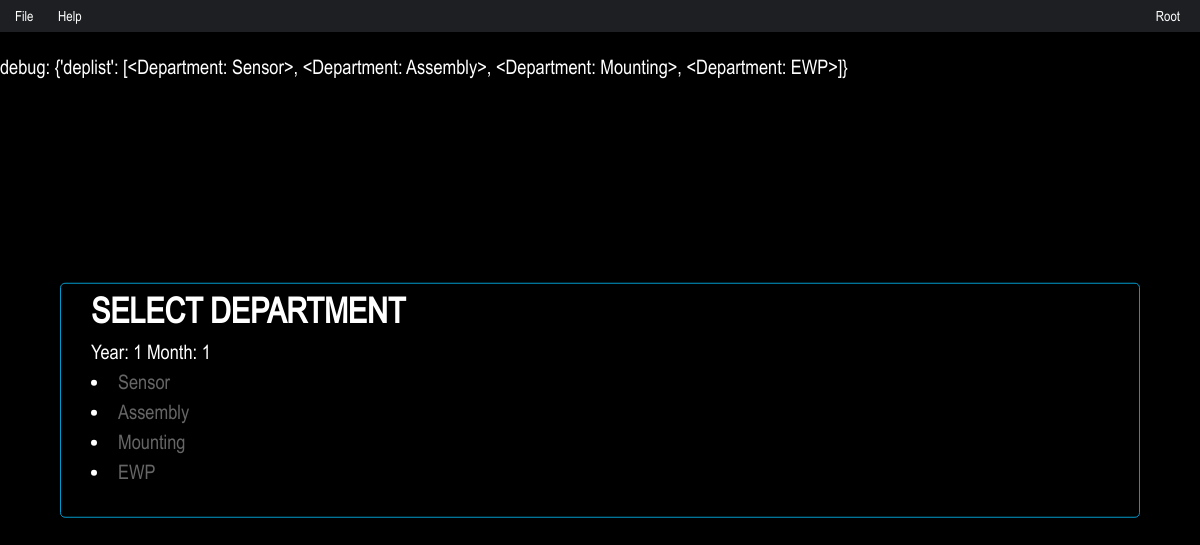
Page /Records/Open/1/1 (signed in) on the committed database.
### productionactual/models.py (models this page shows)
class Department(models.Model):
    department_name = models.CharField(max_length=40)
    def __str__(self):
        return self.department_name

### productionactual/views.py (the view)
# urls.py: path('Open/<int:year>/<int:month>', views.OpenDepartmentView, name='OpenDepartment'),
def OpenDepartmentView(request, year, month):
    queryset = Department.objects.all()
    deplist = queryset.filter()
    res = []
    for i in deplist:
        if i not in res:
            res.append(i)
    deplist = res
    context = {}
    dbgcontext ={}
    context["year"] = year
    context["month"] = month
    context["deplist"] = deplist
    dbgcontext["deplist"] = deplist
    debug_out = "debug: "+ str(dbgcontext)
    context["debug_out"] = debug_out
    return render(request, "productionactual/opendepartment.html", context)

### productionactual/templates/productionactual/opendepartment.html (shortened to what this page needs)
{% extends 'smenu.html' %}
{% block content %}
{% if user.is_authenticated %}
<div class="modal-content">
    <div>
        <h3 class="modal-title">Select Department</h3>
        <span>Year: {{ year }} Month: {{ month }} </span>
        {% for Department in deplist %}
        <li><a href="./{{ month }}/{{ Department }}"> {{ Department }}</a></li>
    {% endfor %}
    </div>
</div>
{{ debug_out }}
{% endif %}
{% endblock %}

### templates/smenu.html (shortened to what this page needs)
{% extends 'base.html' %}
{% block menu %}
{% if user.is_authenticated %}
<ul id="smenu" class="smenu active">
<li>
    <a>File</a>
  </li>
  <li>
      <a>Help</a>
  </li>
  <li class="menu-float-right">
      <a>{{ user.username }}</a>
  </li>
</ul>
{% endif %}
{% endblock %}

### productionactual/static/productionactual/style.css (style rules this page uses)
:root { --accent-color:#09c; --accent-light-color:#00a3da }
* { -webkit-tap-highlight-color:rgba(0,0,0,0); -webkit-user-drag:none; -moz-user-drag:none; -webkit-box-sizing:border-box; -moz-box-sizing:border-box; box-sizing:border-box; -ms-touch-action:manipulation; touch-action:manipulation; vertical-align:top; font-weight:400; outline:none }
body,html { margin:0; padding:0; height:100%; width:100%; color:#fff; font-size:20px; background-color:#000; font-family:Arial Narrow; }
h1,h2,h3,h4,h5,h1.login-title { text-transform:uppercase; font-weight:700; margin:0 }
a { color: #666; }
.menu-float-right { float: right; margin-right: 10px; }
.modal-content { padding:0 30px 30px 30px; max-width: 90%; max-height: 90%; overflow:auto; background-color: #fefefe; border: 1px solid #09c; border-radius:5px; background-color: rgb(0, 0, 0); position:absolute; top: 50%; left: 50%; -ms-transform: translate(-50%, -50%); transform: translate(-50%, -50%); }
#smenu { padding-left: 5px; background-color: #1d1f22; height: 32px }
ol, ul { list-style: none; list-style-image: none }
.smenu { display: block; z-index: 99 }
.smenu, .smenu li { position: relative }
.smenu li { display: inline-block }
.smenu a, .overflow-smenu a { height: 32px; line-height: 32px; display: block; cursor: pointer; padding: 0 10px; color: hsla(0, 0%, 100%, .8); font-size: 14px; text-decoration: none; text-transform: capitalize; }

### rows in the picture
Department: department_name "Sensor"
Department: department_name "Assembly"
Department: department_name "Mounting"
Department: department_name "EWP"

### other values in the picture
{{ user.username }} "Root"
{{ year }} "1"
{{ month }} "1"
{{ debug_out }} "debug: {'deplist': [<Department: Sensor>, <Department: Assembly>, <Department: Mounting>, <Department: EWP>]}"
